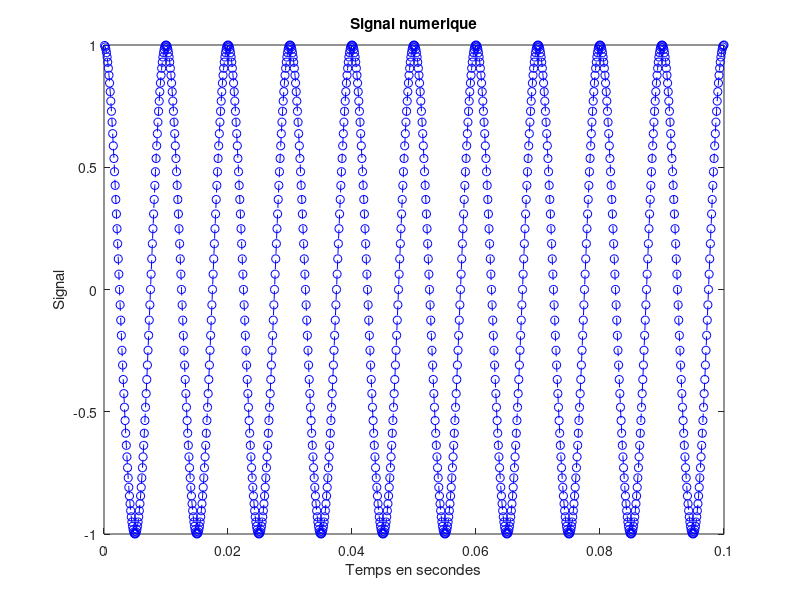

Here is the MATLAB script that generated this plot: (Note: this script raises an error after producing the figure.)
%% Auteur : KY Joël Roman
% Groupe : 1SN-M

f0 = 100;
Fe = 10000;
T0 = 1/f0;
Te = 1/Fe;
N = 1000;
A = 1;
SNR = 10;


%% Génération du signal numérique
x1 = Te*(1:N);
y1 = A*cos(2*pi*f0*x1);


%Trace du signal
figure;

plot(x1,y1,'b--o')
xlabel("Temps en secondes");
ylabel("Signal");
title("Signal numerique");


%% Bruit numérique

x = sigma*randn(1,N);
figure;
plot(x,'r')
xlabel('t en secondes')
ylabel('dB')
title('Tracé du bruit')


%% Generation du signal numérique bruité
%Bruit a ajouter
Ps = mean(abs(y1).^2);
Pb = Ps * 10^(-SNR/10);
y2 = sqrt(Pb)*randn(1,N);
z = y1 + y2;

%Trace du signal bruité
figure;
plot(x1,z,'b')
xlabel("Temps en (s)");
ylabel("Signal");
title('Signal bruité')


%% Estimation de la fonction d'auto-correlation
%Generation de la fonction cosinus

x1 = Te*(1:N);
y1 = A*cos(2*pi*f0*x1);
Ps = mean(abs(y1).^2);
Pb = Ps * 10^(-SNR/10);

%Bruit a ajouter

y2 = sqrt(Pb)*randn(1,N);
z = y1 + y2;

x_corr = xcorr(z);
x2 = linspace(-N,N,length(x_corr));
figure;
plot(x2,x_corr,'r');
xlabel("t en secondes");
ylabel("Signal")
title("Autocorrelation biaisé")
% Cet estimateur est biaisé car l'espérance est différente de
% l'auto-corrélation
% Le fait que l'estimateur soit biaisé ne pose aucun problème car il est
% toujours convergent.


% 
%Calcul du bruit
SNR = -10;
Pb = Ps * 10^(-SNR/10);
y2 = sqrt(Pb)*randn(1,N);
z = y1 + y2;

%Echelle temporelle des tracés
x1 = linspace(-N,N,length(y1));



x_corr = xcorr(z);
x2 = linspace(-N,N,length(x_corr));
figure;
subplot(221)
plot(x1,z,'g');
xlabel('t en secondes');
ylabel('Signal');
title('Cosinus bruité')

subplot(222)
plot(x2,x_corr,'r');
xlabel("t en secondes");
ylabel("Signal")
title("Autocorrelation biaisé")


%% 6.Estimation DSP
SNR = 10;

%Estimation par périodogramme de la DSP
N1 = length(z);
perio = (1/N)*(abs(fft(x,2^nextpow2(N))).^2);

%Estimation de la DSP par corrélogramme biaisé
corre = abs(fft(x_corr));
  

%Tracé des deux estimations
figure;
semilogy(linspace(-N,N,length(perio)),fftshift(perio),linspace(-N,N,length(corre)),fftshift(corre))
legend('Periodogramme','Corrélogramme')
xlabel('Frequence en Hz')
ylabel('Estimation de la DSP')
title('DSP par périodogramme et corrélogramme')


%Tracé en fréquences normalisées
figure;
semilogy(Te*linspace(-N,N,length(perio)),fftshift(perio),Te*linspace(-N,N,length(corre)),fftshift(corre))
legend('Periodogramme','Corrélogramme')
xlabel('Frequence normalisées f/Fe')
ylabel('Estimation de la DSP')
title('DSP par périodogramme et corrélogramme')
   